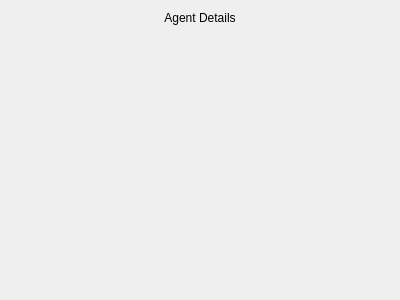
<?xml version="1.0" encoding="UTF-8"?>
<ui version="4.0">
 <class>AgentWidget</class>
 <widget class="QWidget" name="AgentWidget">
  <property name="geometry">
   <rect>
    <x>0</x>
    <y>0</y>
    <width>400</width>
    <height>300</height>
   </rect>
  </property>
  <property name="windowTitle">
   <string>Agent Details</string>
  </property>
  <layout class="QVBoxLayout" name="verticalLayout">
   <item>
    <widget class="QLabel" name="label">
     <property name="text">
      <string>Agent Details</string>
     </property>
     <property name="alignment">
      <set>Qt::AlignCenter</set>
     </property>
    </widget>
   </item>
   <item>
    <spacer name="verticalSpacer">
     <property name="orientation">
      <enum>Qt::Vertical</enum>
     </property>
     <property name="sizeHint" stdset="0">
      <size>
       <width>20</width>
       <height>257</height>
      </size>
     </property>
    </spacer>
   </item>
  </layout>
 </widget>
 <resources/>
 <connections/>
</ui>
